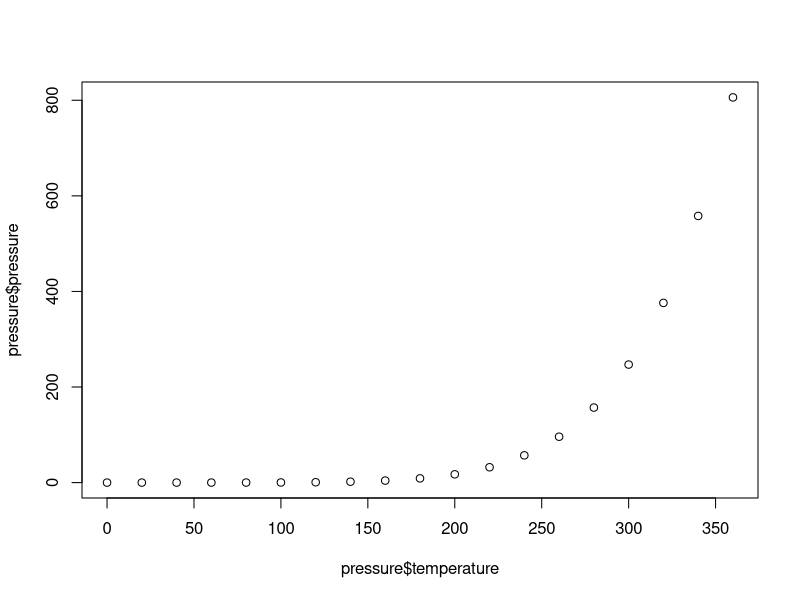
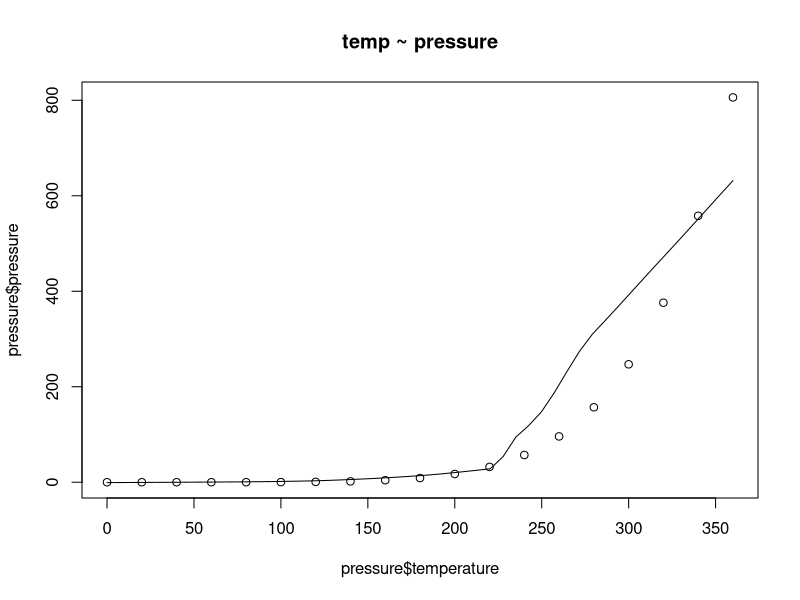
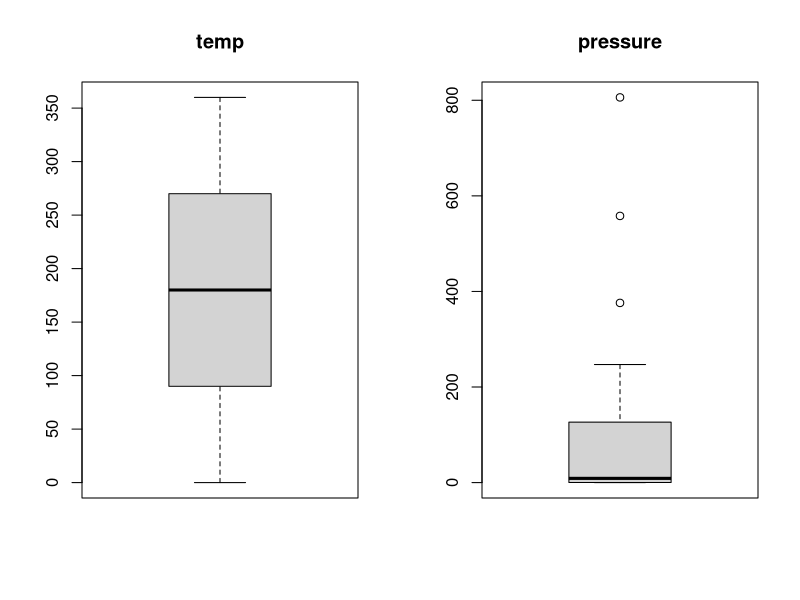
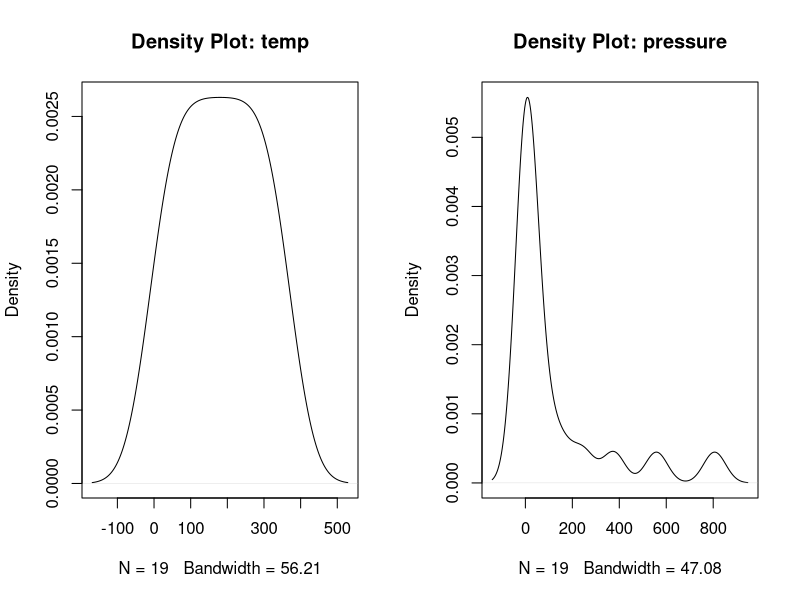
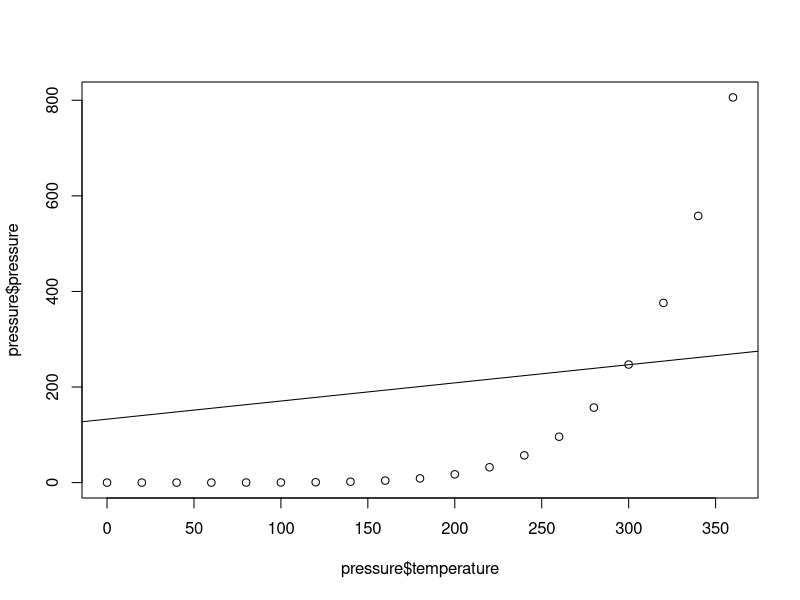
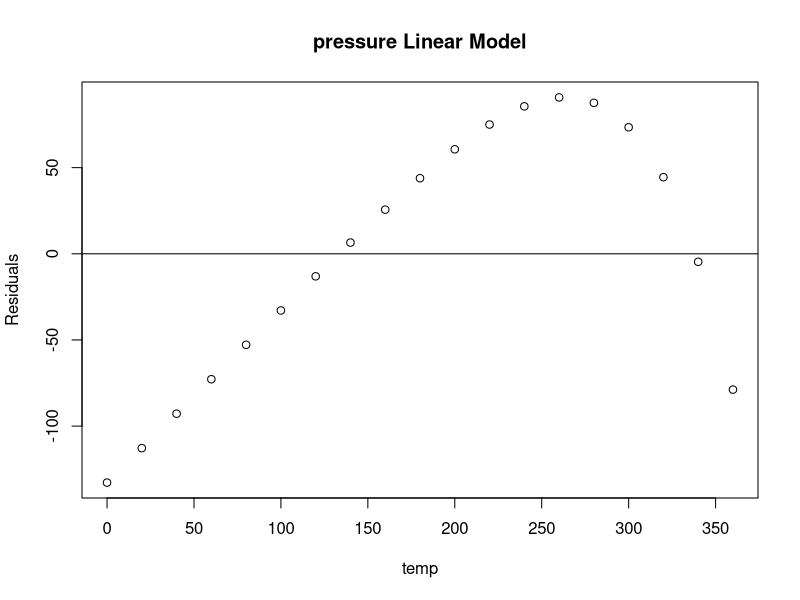
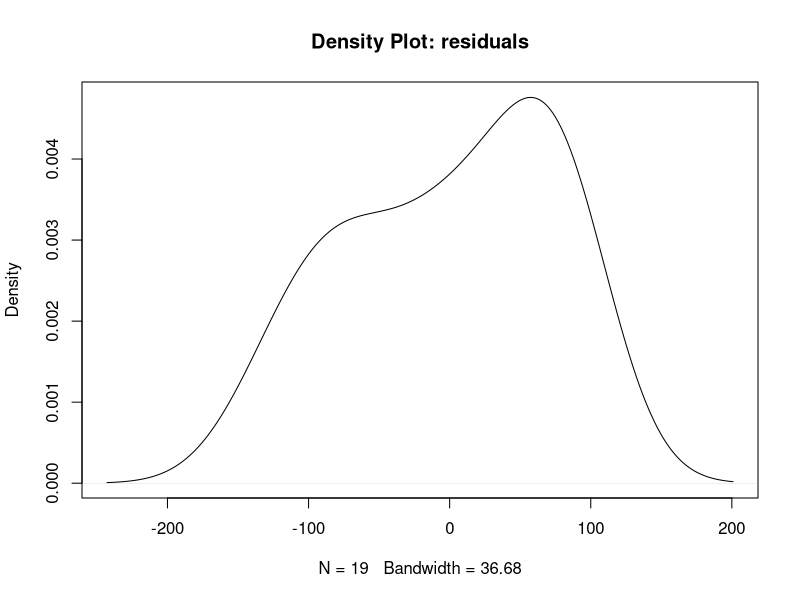
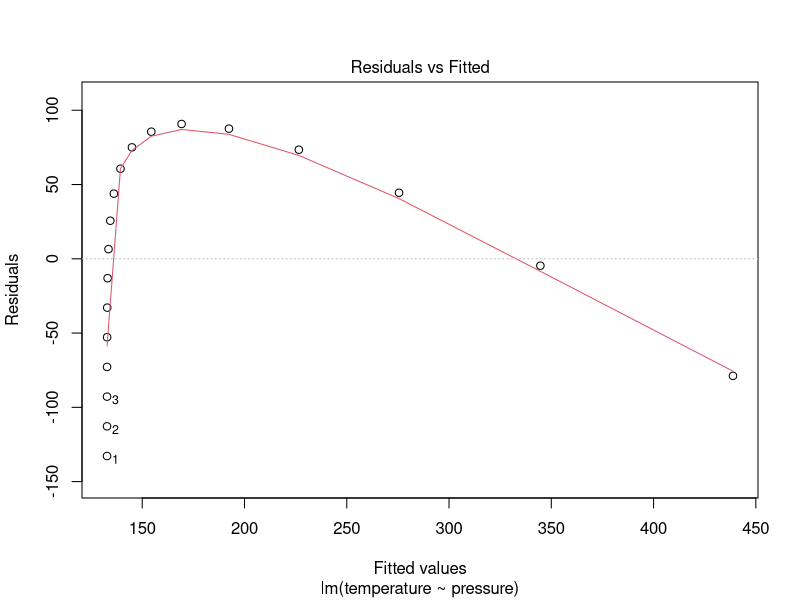

Reproduce these figures in R, in order.
#Inspecting the data
head(pressure)  # accessing data
cor(pressure$temperature, pressure$pressure)  # check the correlation between the variables
plot(pressure$temperature, pressure$pressure)  # visualise a scatterplot of the dataset 

scatter.smooth(x=pressure$temperature, pressure$pressure, main="temp ~ pressure")  # scatterplot

#A box plot can help us check for outliers
par(mfrow=c(1, 2))  # divide graph area in 2 columns
boxplot(pressure$temperature, main="temp") # box plot for 'temp'
boxplot.stats(pressure$temperature)$out # display outliers
boxplot(pressure$pressure, main="pressure")  # box plot for 'pressure'
boxplot.stats(pressure$pressure)$out # display outliers

#We can also look at the density of the variables. 
plot(density(pressure$temperature), main="Density Plot: temp")  # density plot for 'temp'
plot(density(pressure$pressure), main="Density Plot: pressure") # density plot for 'pressure'
par(mfrow=c(1, 1))  # back to 1 plot

#Fitting the Model
pressure.lm <- lm(temperature ~ pressure, data=pressure)  # build linear regression model on full data
print(pressure.lm)

#And now we can inspect the results
summary(pressure.lm)

#Next, we can visualise our regression line on a scatterplot of our data.
plot(pressure$temperature, pressure$pressure)

#Inspecting Residuals
abline(pressure.lm)

#We can plot the residuals against the observed values
pressure.res <- resid(pressure.lm)
plot(pressure$temperature, pressure.res, ylab="Residuals", xlab="temp", 
     main="pressure Linear Model") 
abline(0, 0)                  # the horizon

#We can inspect the residuals density
plot(density(pressure.res), main="Density Plot: residuals") 


plot(pressure.lm) # each plot individually
par(mfrow=c(2,2)) # 2x2 grid of plots
plot(pressure.lm)
par(mfrow=c(1, 1))  # back to 1 plot



#Write an equation that describes the linear model you have fitted

# temp  = 132.79072  + 19.94314 * pressure

#Comment on what you saw from the previous parts. Is the model appropriate?
# I feel the model is appropriate.
# Because it satisfies the assumptions set for regression model
# p-value < 03e-06 , p-value < significance, therefore it is significant
# So rejecting the null hypothesis, and accepting the alternative hypothesis
# So there is a statistically significant relationship between temp and pressure

#Why are the p-values for the variable pressure and the overall F test so similar for this model?
# Because the t test and the F test are testing the same hypothesis.
